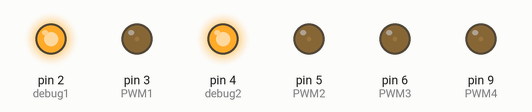
Recording of a sketch running on a simulated Arduino Uno, built with avr-gcc and run on an emulated ATmega328P. Shown: output pins drawn as LEDs (lit = HIGH).

Above: at 0.05 s.
At 1.05 s:
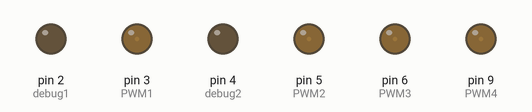
Timing chart, 0 to 3.0 s (numbered marks = the images above):
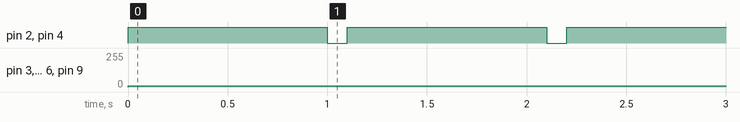

The sketch:

quadcopter.ino
```cpp
#define PWM1 3
#define PWM2 5
#define PWM3 6
#define PWM4 9

#define debug1 2
#define debug2 4

#define SCL A5
#define SDA A4

#define CE 7
#define CSN 8
#define MOSI 11
#define MISO 12

void setup() {
  //setup_gyro();
  pinMode(PWM1,OUTPUT);
  pinMode(PWM2,OUTPUT);
  pinMode(PWM3,OUTPUT);
  pinMode(PWM4,OUTPUT);
  pinMode(debug1,OUTPUT);
  pinMode(debug2,OUTPUT);
}

void loop() {
  //loop_gyro();
  digitalWrite(debug1,HIGH);
  digitalWrite(debug2,HIGH);

  analogWrite(PWM4,10);
  analogWrite(PWM3,10);
  analogWrite(PWM2,10);
  analogWrite(PWM1,10);
  delay(1000);

  digitalWrite(debug1,LOW);
  digitalWrite(debug2,LOW);

  delay(100);
}

// sensor fusion stuff
#include "sensor_fusion.h"
// DEFINE INT_STATUS IN HEADER

struct vector bias_a, bias_g, orient, orient_c;
int max_Samples = 75;
unsigned long timel = 0;
unsigned long prev_time = 0;

struct data{
  int x,y,z;
} acc, gyro;

void setup_gyro() {
  //configure device
  //set PWR_MGMT_1 register to take the IMU out of sleep mode
  uint8_t pwr_mgmt_1;
  readReg(0x6B, &pwr_mgmt_1, 1);
  pwr_mgmt_1 = 0xBF & pwr_mgmt_1; //disable SLEEP
  writeReg(0x6B, &pwr_mgmt_1, 1);
  //set GYRO_CONFIG register to the largest possible full-scale range to enable the
  //detection of high-velocity rotations
  uint8_t gyro_config;
  readReg(0x1B, &gyro_config, 1);
  gyro_config = 0x18 | gyro_config; //highest thingy
  writeReg(0x1B, &gyro_config, 1);
  //set CONFIG register to the largest possible bandwidth
  uint8_t configy;
  readReg(0x1A, &configy, 1);
  configy = 0xF8 & configy;
  writeReg(0x1A, &configy, 1);
  //enable DATA_RDY
//  uint8_t RDY;
//  readReg(0x38, &RDY, 1);
//  RDY = RDY | 0x01;
//  writeReg(0x38, &RDY, 1);

  Serial.begin(115200);
  //uint8_t *WHOAMI;
  //readReg(0x75,WHOAMI,1);
  //Serial.println(String(*WHOAMI));

  bias_a.x = bias_a.y = bias_a.z = 0;
  bias_g.x = bias_g.y = bias_g.z = 0;

  // Get samples
  for (int i = 1; i <= max_Samples; i++) {

    if (getData()) {

      bias_a.x += ((float)acc.x)/16384 - 0;
      bias_a.y += ((float)acc.y)/16384 - 0;
      bias_a.z += ((float)acc.z)/16384 - 1;

      bias_g.x += ((float)gyro.x)/16.384 - 0;
      bias_g.y += ((float)gyro.y)/16.384 - 0;
      bias_g.z += ((float)gyro.z)/16.384 - 0;

      //Serial.println("Loop" + String(i));
      //printVector(bias_a);
      //printVector(bias_g);
      //printVector(acc,"acc");
      //printVector(gyro,"gyro");
    }
    else {
      //Serial.println("No data");
      i--;
    }
  }

  bias_a.x /= max_Samples;
  bias_a.y /= max_Samples;
  bias_a.z /= max_Samples;

  bias_g.x /= max_Samples;
  bias_g.y /= max_Samples;
  bias_g.z /= max_Samples;

//  printVector(bias_a);
//  printVector(bias_g);
  //init orient to up
  orient.x = orient.y = 0;
  orient.z = 1;

  orient_c.x = orient_c.y = 0;
  orient_c.z = 1;
}


void loop_gyro() {
  if (getData()) {
    //find unit acceleration vector
    struct vector a=scaleReading(acc,"acc");
    vector unit_a;
    vector_normalize(&a, &unit_a);
    printVector(unit_a);

    //rotate quaternion to show orientation
    struct vector g = scaleReading(gyro,"gyro");
    vector unit_g;
    float len = vector_normalize(&g, &unit_g);
    struct quaternion q;
    timel = micros();
    //Serial.print(" ");
    //Serial.println(len,4);

    //deal with init case
    if(prev_time == 0) len = 0;

    float timebt = (timel-prev_time)/1000000.0;
//    Serial.println(timebt,4);
    quaternion_create(&unit_g, -len*timebt, &q);
    prev_time = timel;

    vector result;
    quaternion_rotate(&orient, &q, &result);
    orient = result;
    Serial.print(" ");
    printVector(orient);

    //complementary filter

    //apply low/high pass filter

    //add and normalize
    vector comp,sum,p1,p2,r;

    quaternion_rotate(&orient_c, &q, &r);
    float alpha = 0.5;
    vector_multiply(&unit_a, alpha, &p1);
    vector_multiply(&r, 1.0-alpha, &p2);
    vector_add(&p1, &p2, &sum);
    vector_normalize(&sum, &comp);

    Serial.print(" ");
    printVector(comp);
    Serial.println();

    orient_c = comp;
  }


  delay(10);
}

void printVector(struct vector v) {
  Serial.print(v.x);
  Serial.print(" ");
  Serial.print(v.y);
  Serial.print(" ");
  Serial.print(v.z);
  //Serial.println();
}

struct vector scaleReading(struct data a, String s){
  struct vector v;
  if(s=="acc"){
    v.x=((float)a.x)/16384-bias_a.x;
    v.y=((float)a.y)/16384-bias_a.y;
    v.z=((float)a.z)/16384-bias_a.z;
  }
  else {
    v.x=((float)a.x)/16.384-bias_g.x;
    v.y=((float)a.y)/16.384-bias_g.y;
    v.z=((float)a.z)/16.384-bias_g.z;
    v.x *= 0.017453;
    v.y *= 0.017453;
    v.z *= 0.017453;
  }
  return v;
}

//convert to g's and print
void printVector(struct data v, String s) {
  if (s=="acc"){
    Serial.print((((float)v.x)/16384),4);
    Serial.print(" ");
    Serial.print((((float)v.y)/16384),4);
    Serial.print(" ");
    Serial.print((((float)v.z)/16384),4);
    Serial.println();
  }
  else {
    Serial.print((((float)v.x)/16.4),4);
    Serial.print(" ");
    Serial.print((((float)v.y)/16.4),4);
    Serial.print(" ");
    Serial.print((((float)v.z)/16.4),4);
    Serial.println();
  }
}

/* Get data about x y z coordinates from accelerometer and gyroscope.
   Takes in two structs, acc and gyro. If data is available, acc and gyro
   will be filled with the x y z coordinates and the function returns true.
   Otherwise it returns false and structs are not touched.*/
bool getData() {
  uint8_t buf,buf2;
  readReg(0x3A, &buf, 1);
  //Serial.println(String(buf));
  if ((buf)&0x01) {
    //read acc
    readReg(0x3B, &buf, 1);
    readReg(0x3C, &buf2, 1);
    acc.x = (buf<<8) | buf2;
    readReg(0x3D, &buf, 1);
    readReg(0x3E, &buf2, 1);
    acc.y = (buf<<8) | buf2;
    readReg(0x3F, &buf, 1);
    readReg(0x40, &buf2, 1);
    acc.z = (buf<<8) | buf2;

    //read gyro
    readReg(0x43, &buf, 1);
    readReg(0x44, &buf2, 1);
    gyro.x = (buf<<8) | buf2;
    readReg(0x45, &buf, 1);
    readReg(0x46, &buf2, 1);
    gyro.y = (buf<<8) | buf2;
    readReg(0x47, &buf, 1);
    readReg(0x48, &buf2, 1);
    gyro.z = (buf<<8) | buf2;

    return true;
  }
  return false;
}
```

sensor_fusion.cpp
```cpp
#include <Arduino.h>
#include <Wire.h>
#include "sensor_fusion.h"

void readReg(uint8_t reg, uint8_t *buf, size_t len)
{
    // TODO: Implement
	//page 36
	Wire.beginTransmission(0x68); //start condition?
	Wire.write(reg);
	Wire.endTransmission(false);

	//restarts
	//Wire.endTransmission(false);
	Wire.requestFrom(0x68,len); //request the reg
	for (int i = 0; i < len; i++) {
		//while(!Wire.available()){}
		buf[i] = Wire.read();
	}
	Wire.endTransmission();

}

void writeReg(uint8_t reg, uint8_t *buf, size_t len)
{
    // TODO: Implement
	//page 35

	Wire.beginTransmission(byte(0x68)); // send AD+W = 0x68 + W bit (0)
	Wire.write(reg); // send RA
	Wire.write(buf,len); // send DATA
	Wire.endTransmission(true); //send stop signal
}

float vector_normalize(struct vector *raw, struct vector *unit)
{
  float mag = sqrt(pow(raw->x, 2) + pow(raw->y, 2) + pow(raw->z, 2));
  if(mag != 0) {
      unit->x = raw->x / mag;
      unit->y = raw->y / mag;
      unit->z = raw->z / mag;
  }
  return mag;
}

void vector_add(struct vector *v1, struct vector *v2, struct vector *result)
{
  result->x = v1->x + v2->x;
  result->y = v1->y + v2->y;
  result->z = v1->z + v2->z;
}

void vector_multiply(struct vector *v, float c, struct vector *result)
{
  result->x = v->x * c;
  result->y = v->y * c;
  result->z = v->z * c;
}

void quaternion_create(struct vector *v, float angle, struct quaternion *result)
{
  result->r = cos(angle/2);
  result->i = v->x * sin(angle/2);
  result->j = v->y * sin(angle/2);
  result->k = v->z * sin(angle/2);
}

void quaternion_rotate(struct vector *v, struct quaternion *q, struct vector *result)
{
  struct vector n;
  memcpy(&n, v, sizeof(n));
  result->x = n.x * (1 - 2*(pow(q->j, 2) + pow(q->k, 2))) + n.y * 2*(q->i * q->j - q->k * q->r) + n.z * 2*(q->i * q->k + q->j * q->r);
  result->y = n.x * 2*(q->i * q->j + q->k * q->r) + n.y * (1 - 2*(pow(q->i, 2) + pow(q->k, 2))) + n.z * 2*(q->j * q->k - q->i * q->r);
  result->z = n.x * 2*(q->i * q->k - q->j * q->r) + n.y * 2*(q->j * q->k + q->i * q->r) + n.z * (1 - 2*(pow(q->i, 2) + pow(q->j, 2)));
}

void quaternion_multiply(struct quaternion *q1, struct quaternion *q2, struct quaternion *result)
{
  result->r = q1->r * q2->r - q1->i * q2->i - q1->j * q2->j - q1->k * q2->k;
  result->i = q1->r * q2->i + q1->i * q2->r + q1->j * q2->k - q1->k * q2->j;
  result->j = q1->r * q2->j - q1->i * q2->k + q1->j * q2->r + q1->k * q2->i;
  result->k = q1->r * q2->k + q1->i * q2->j - q1->j * q2->i + q1->k * q2->r;
}

float vector_roll(struct vector *v)
{
  return atan2(v->x, sqrt(pow(v->z, 2) + pow(v->y, 2)));
}

float vector_pitch(struct vector *v)
{
  return -atan2(v->y, v->z);
}
```

sensor_fusion.h
```cpp
#include <Arduino.h>

/** Reads a register over I2C from the IMU.
 *
 * reg: register address to read from.
 * buf: array to store the register data in.
 * len: length of buf.
 */
void readReg(uint8_t reg, uint8_t *buf, size_t len);

/** Writes to a register over I2C from the IMU.
 *
 * reg: register address to write to.
 * buf: array containing the data to write.
 * len: length of buf.
 */
void writeReg(uint8_t reg, uint8_t *buf, size_t len);

struct vector {
  float x;
  float y;
  float z;
};

struct quaternion {
  float r;
  float i;
  float j;
  float k;
};

/**
 * Normalizes a vector.
 *
 * raw: pointer to the vector to be normalized.
 * unit: pointer to where unit vector dimensions should be stored.
 *
 * returns: length of original vector
 */
float vector_normalize(struct vector *raw, struct vector *unit);

/**
 * Adds two vectors together.
 *
 * v1: pointer to the first vector to be added.
 * v2: pointer to the second vector to be added.
 * result: pointer where the sum of v1 and v2 should be stored.
 */
void vector_add(struct vector *v1, struct vector *v2, struct vector *result);

/**
 * Multiples a vector by a constant.
 *
 * v: pointer to the vector to be multiplied.
 * c: scalar constant to multiply vector by.
 * result: pointer where the c * v should be stored.
 */
void vector_multiply(struct vector *v, float c, struct vector *result);

/**
 * Creates a quaternion representing a rotation.
 *
 * v: unit vector representing the axis of rotation.
 * angle: angle of rotation.
 * result: quaternion representing a rotation of degree angle around the unit vector of v.
 */
void quaternion_create(struct vector *v, float angle, struct quaternion *result);

/**
 * Rotates a vector based on a quaternion.
 *
 * v: vector to be rotated.
 * q: quaternion representing the rotation to be performed.
 * result: The rotated vector.
 */
void quaternion_rotate(struct vector *v, struct quaternion *q, struct vector *result);

/**
 * Multiplies two quaternions together.
 *
 * q1: The first quaternion to be multiplied.
 * q2: The second quaternion to be multiplied.
 * result: q1 * q2.
 */
void quaternion_multiply(struct quaternion *q1, struct quaternion *q2, struct quaternion *result);

float vector_roll(struct vector *v);

float vector_pitch(struct vector *v);
```

Measured:
- by itself, pin 2 (debug1), pin 4 (debug2): alternates HIGH for 1.0 s and LOW for 0.10 s
- by itself, pin 3 (PWM1), pin 5 (PWM2), pin 6 (PWM3), pin 9 (PWM4): 0/255 → 10/255 at 0.00 s
